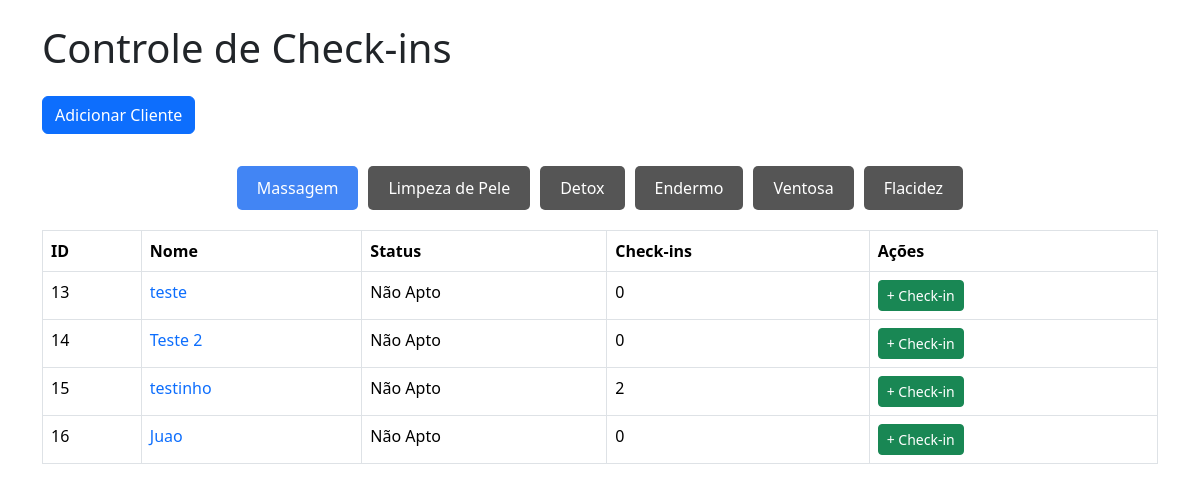
Before: / with the older database file.
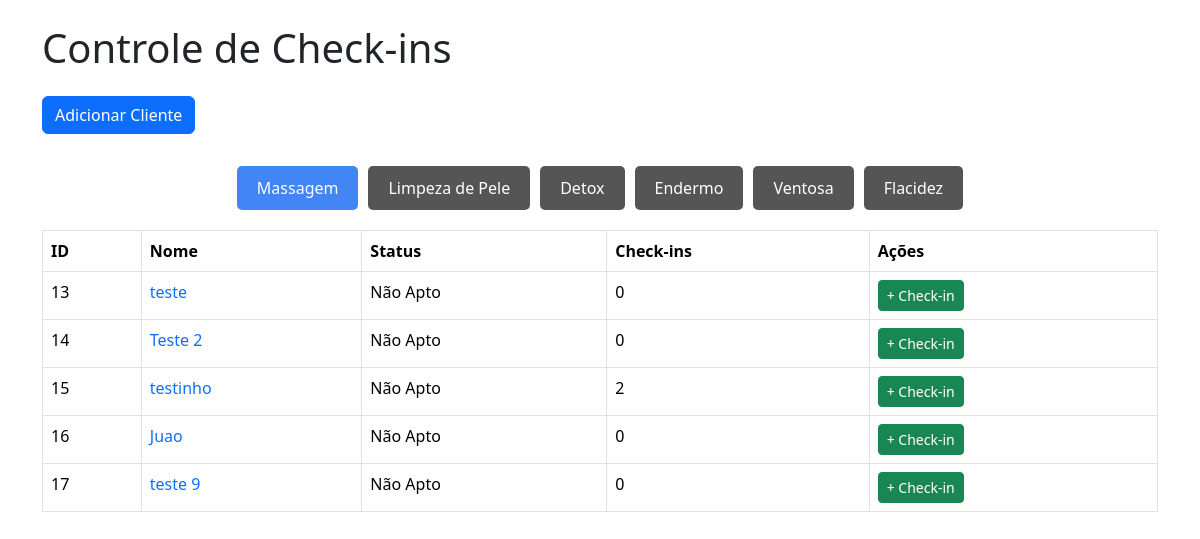
After: the same page with the newer database file.
### tables this page shows
CREATE TABLE clientes_massagem (
        id INTEGER PRIMARY KEY AUTOINCREMENT,
        nome TEXT NOT NULL,
        status_massagem BOOLEAN DEFAULT FALSE,
        checkins_massagem INTEGER DEFAULT 0
    );

### app/views/massagem.py (the view)
@app.route("/")
def homepage_massagem():
    conn = get_db_connection()
    clientes_massagem = conn.execute('SELECT * FROM clientes_massagem').fetchall()
    conn.close()
    return render_template('massagem/massagem.html', clientes_massagem=clientes_massagem)

### app/model/model.py (called while the page is built)
def get_db_connection():
    conn = sqlite3.connect('checkins.db')
    conn.row_factory = sqlite3.Row
    return conn

### app/templates/massagem/massagem.html (shortened to what this page needs)
<!DOCTYPE html>
<html lang="pt-br">
<head>
    <link href="https://cdn.jsdelivr.net/npm/bootstrap@5.3.2/dist/css/bootstrap.min.css" rel="stylesheet">
    <link rel="stylesheet" href="{{url_for('static', filename='css/style.css')}}">
    <link rel="stylesheet" href="{{url_for('static', filename='css/modal.css')}}">
</head>
<body>
    <div class="container">
        <h1 class="mb-4">
            Controle de Check-ins
        </h1>
        <button class="btn btn-primary" id="openModal">Adicionar Cliente</button>
        <div class="nav">
            <a href="/" class="active">Massagem</a>
            <a href="/limpeza">Limpeza de Pele</a>
            <a href="/detox">Detox</a>
            <a href="/endermo">Endermo</a>
            <a href="/ventosa">Ventosa</a>
            <a href="/flacidez">Flacidez</a>
        </div>
        <table class="table table-bordered">
            <thead>
                <tr>
                <th>ID</th>
                <th>Nome</th>
                <th>Status</th>
                <th>Check-ins</th>
                <th>Ações</th>
                </tr>
            </thead>
            <tbody>
                {% for cliente in clientes_massagem %}
                <tr>
                <td>{{ cliente.id }}</td>
                <td><a href="/clientemassagem/{{cliente.id}}">{{ cliente.nome }}</a></td>
                {% if cliente.status_massagem %}
                    <td><a class="agendar" href="https://app.tecnofit.com.br/ng/calendar/week" target="_blank">Agendar</a></td>
                {% else %}
                    <td>Não Apto</td>
                {% endif %}
                <td>{{ cliente.checkins_massagem }}</td>
                <td>
                    <a href="/checkinmassagem/{{ cliente.id }}" class="btn btn-success btn-sm">+ Check-in</a>
                </td>
                </tr>
                {% endfor %}
            </tbody>
        </table>
</body>
</html>

Changed rows visible on the page:
added clientes_massagem: id "17", nome "teste 9", status_massagem "Não Apto", checkins_massagem "0"
